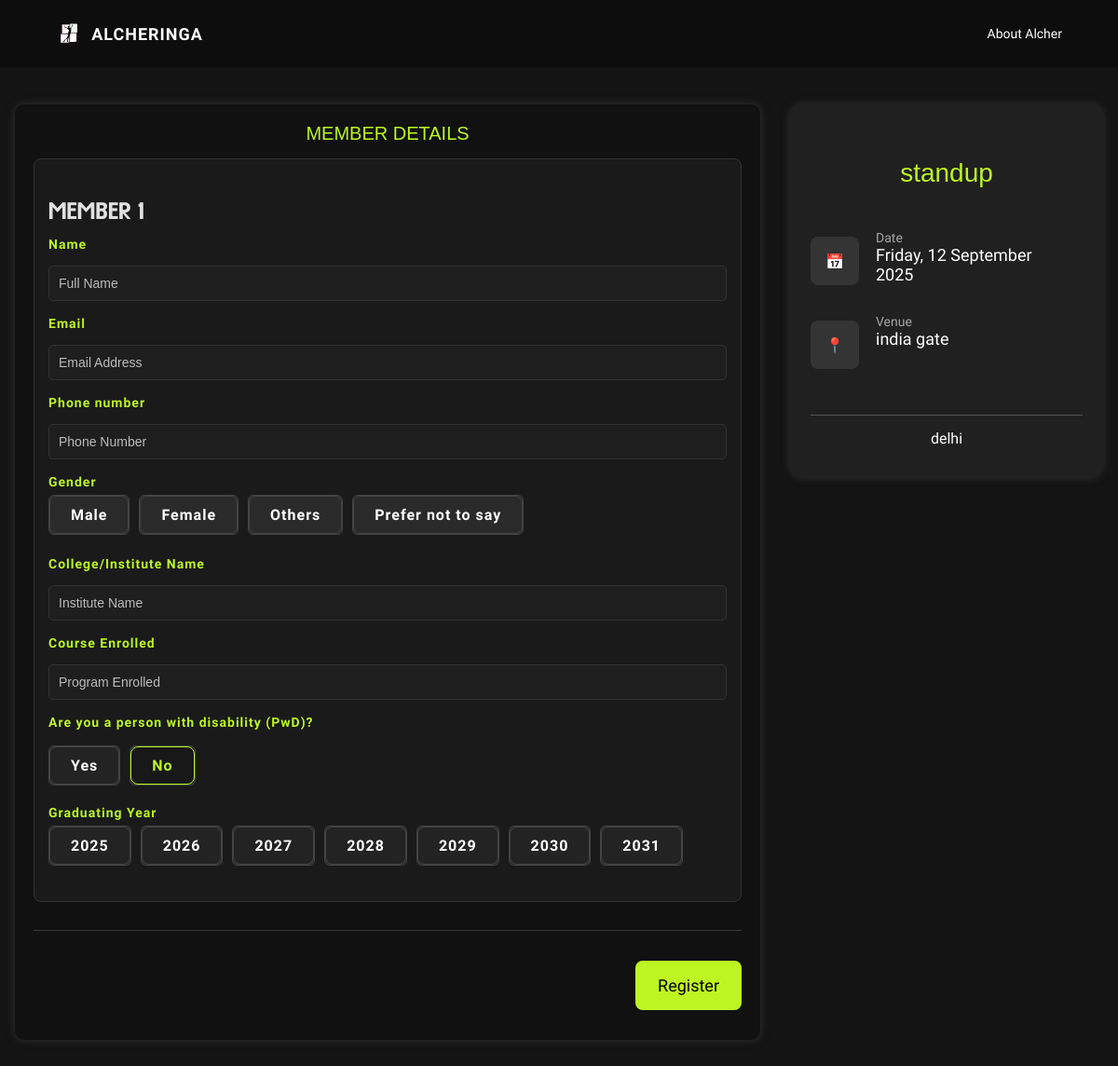
Screenshot of /competitions/delhi/standup/register with the database file from the repository.
### core/models.py (models this page shows, shortened)
class Event(models.Model):
    EVENT_TYPE_CHOICES = [
        ('solo', 'Solo'),
        ('team', 'Team'),
    ]
    name = models.CharField(max_length=200)
    event_type = models.CharField(max_length=10, choices=EVENT_TYPE_CHOICES, default='solo')
    min_participants = models.PositiveIntegerField(null=True, blank=True)
    max_participants = models.PositiveIntegerField(null=True, blank=True)
    description = models.TextField(default= "none")
    deadline = models.DateField(null=True, blank=True)
    event_date = models.DateField(null=True, blank=True)
    city = models.ForeignKey(City, on_delete=models.CASCADE, related_name='event_set', null=True, blank=True)
    image = models.ImageField(
        upload_to="image_uploads/event_pic/", default='ropar.png',null=True, blank=True,help_text="Upload an image representing this event"
    )

class City(models.Model):
    name = models.CharField(max_length=100, unique=True)
    events = models.ManyToManyField('Event', related_name='cities')
    venue = models.CharField(max_length=100, default="None")
    time = models.DateField(null=True, blank=True)
    guidelines = models.TextField(default="None")
    image = models.ImageField(
        upload_to="image_uploads/city_pic/", default='ropar.png')
    state = models.CharField(max_length=100,default='None')

### core/views.py (the view)
# urls.py: path('competitions/<str:city_name>/<str:event_name>/register', views.registrationpage, name='registrationpage'),
def registrationpage(request, city_name, event_name):
    city = get_object_or_404(City, name=city_name)
    event = get_object_or_404(Event, name=event_name)
    MemberFormSet = modelformset_factory(
        TeamMember,
        form=MemberForm,
        extra=0
    )  # Use custom form to ensure radio gender without blank option
    team_name_form = None
    team_form = None
    member_formset = None
    form = None
    if request.method == 'POST':
        if event.event_type == 'team':
            team_name_form = TeamName(request.POST)
            team_form = RegistrationForm(request.POST)
            member_formset = MemberFormSet(request.POST, prefix='members')
            print(member_formset)
            if team_name_form.is_valid() and team_form.is_valid() and member_formset.is_valid():
                team_head = team_form.save(commit=False)
                team_head.event = event
                team_head.city = city
                team_head.save()
                team_name = team_name_form.save(commit=False)
                team_name.head = team_head
                team_name.save()
                for formset_form in member_formset:
                    if formset_form.cleaned_data:
                        member = formset_form.save(commit=False)
                        member.head = team_head
                        member.team = team_name
                        member.save()
                send_mail(
                    subject='Team Registration Successful',
                    message=f'Hello {team_head.name},\n\nYou have successfully registered your team for the event "{event.name}" in {city.name}.\n\nThank you for registering!',
                    from_email=settings.EMAIL_HOST_USER,
                    recipient_list=[team_head.email],
                    fail_silently=False,
                )
                return render(request, 'core/thank_you.html')
        else:
            form = RegistrationForm(request.POST)
            if form.is_valid():
                registration = form.save(commit=False)
                registration.event = event
                registration.city = city
                registration.save()
                send_mail(
                    subject='Registration Successful',
                    message=f'Hello {registration.name},\n\nYou have successfully registered for the event "{event.name}" in {city.name}.\n\nThank you for registering!',
                    from_email=settings.EMAIL_HOST_USER,
                    recipient_list=[registration.email],
                    fail_silently=False,
                )
                return render(request, 'core/thank_you.html')
    else:
        if event.event_type == 'team':
            team_name_form = TeamName()
            team_form = RegistrationForm()
            member_formset = MemberFormSet(queryset=TeamMember.objects.none(), prefix='members')
        else:
            form = RegistrationForm()
    return render(request, 'core/register_form.html', {
        'form': form,
        'team_form': team_form,
        'team_name_form': team_name_form,
        'event': event,
        'city': city,
        'member_formset': member_formset,
        'min_participants': event.min_participants,
        'max_participants': event.max_participants,
    })

### templates/core/register_form.html (shortened to what this page needs)
{% load static %}
<!DOCTYPE html>
<html lang="en">
<head>
  <link rel="stylesheet" type="text/css" href="{% static 'core/styles.css' %}">
  <link rel="stylesheet" type="text/css" href="{% static 'core/style.css' %}">
  <link rel="stylesheet" href="{% static 'core/landing/landing.css' %}">
  <link rel="stylesheet" href="{% static 'core/landing/cfa.css' %}" />
  <link rel="stylesheet" href="https://cdn.jsdelivr.net/npm/toastify-js/src/toastify.min.css">
  <link rel="stylesheet" type="text/css" href="{% static 'core/register.css' %}">
</head>
<body>
<header class="navbar">
  <div class="navbar-header">
    <div class="navbar-left">
      <img src="{% static 'core/landing/logo.png' %}" class="logo" alt="Logo" />
      <span>ALCHERINGA</span>
    </div>
  </div>
  <div class="navbar-right" id="nav-menu">
    <a href="#about">About Alcher</a>
  </div>
</header>
<div class="page-wrap">
  <main>
    <form method="post" action="{% url 'registrationpage' city.name event.name %}" novalidate>
      <div class="card">
        <h2 class="section-title">Member Details</h2>
        <div class="member-card">
          <h3 class="member-heading">Member 1</h3>
          <div class="field">
            <label>Name</label>
            {% if event.event_type == 'team' %}
              {{ team_form.name }}
            {% else %}
              {{ form.name }}
            {% endif %}
          </div>
          <div class="field"><label>Email</label>
            {% if event.event_type == 'team' %}
              {{ team_form.email.as_widget }}
            {% else %}
              {{ form.email.as_widget }}
            {% endif %}
          </div>
          <div class="field"><label>Phone number</label>
            {% if event.event_type == 'team' %}
              {{ team_form.phone_no.as_widget }}
            {% else %}
              {{ form.phone_no.as_widget }}
            {% endif %}
          </div>
          <div class="field gender">
            <label>Gender</label>
            <div class="gender-group">
              {% if event.event_type == 'team' %}
                {% for radio in team_form.gender %}
                  <label class="gender-box">{{ radio.tag }} <span>{{ radio.choice_label }}</span></label>
                {% endfor %}
              {% else %}
                {% for radio in form.gender %}
                  <label class="gender-box">{{ radio.tag }} <span>{{ radio.choice_label }}</span></label>
                {% endfor %}
              {% endif %}
            </div>
          </div>
          <div class="field"><label>College/Institute Name</label>
            {% if event.event_type == 'team' %}
              {{ team_form.institute_name.as_widget }}
            {% else %}
              {{ form.institute_name.as_widget }}
            {% endif %}
          </div>
          <div class="field"><label>Course Enrolled</label>
            {% if event.event_type == 'team' %}
              {{ team_form.program_enrolled.as_widget }}
            {% else %}
              {{ form.program_enrolled.as_widget }}
            {% endif %}
          </div>
          <div class="field disability">
            <label>Are you a person with disability (PwD)?</label>
            <div class="disability-group">
              {% if event.event_type == 'team' %}
                {% for radio in team_form.is_disabled %}
                  <label class="disability-box">{{ radio.tag }} <span>{{ radio.choice_label }}</span></label>
                {% endfor %}
              {% else %}
                {% for radio in form.is_disabled %}
                  <label class="disability-box">{{ radio.tag }} <span>{{ radio.choice_label }}</span></label>
                {% endfor %}
              {% endif %}
            </div>
          </div>
          <div class="field year">
            <label>Graduating Year</label>
            <div class="year-group">
              {% if event.event_type == 'team' %}
                {% for radio in team_form.year_of_passing %}
                  <label class="year-box">{{ radio.tag }} <span>{{ radio.choice_label }}</span></label>
                {% endfor %}
              {% else %}
                {% for radio in form.year_of_passing %}
                  <label class="year-box">{{ radio.tag }} <span>{{ radio.choice_label }}</span></label>
                {% endfor %}
              {% endif %}
            </div>
          </div>
        </div>
        {% if event.event_type == 'team' %}
          {{ member_formset.management_form }}
          <div id="members-container">
            {% for mform in member_formset %}
            <div class="member-card" data-member-index="{{ forloop.counter }}">
              <div class="member-header">
                <h3>Member {{ forloop.counter|add:1 }}</h3>
                <button type="button" class="remove-member-btn" data-remove>
                  <i class="fas fa-trash"></i> Remove
                </button>
              </div>
              <div class="field"><label>Name</label> {{ mform.name}}</div>
              <div class="field"><label>Email</label> {{ mform.email }}</div>
              <div class="field"><label>Phone number</label> {{ mform.phone_no }}</div>
              <div class="field gender">
                <label>Gender</label>
                <div class="gender-group">
                  {% for radio in mform.gender %}
                  <label class="gender-box">{{ radio.tag }} <span>{{ radio.choice_label }}</span></label>
                  {% endfor %}
                </div>
              </div>
              <div class="field"><label>College/Institute Name</label> {{ mform.institute_name}}</div>
              <div class="field"><label>Course Enrolled</label> {{ mform.program_enrolled }}</div>
              <div class="field disability">
                <label>PwD</label>
                <div class="disability-group">
                  {% for radio in mform.is_disabled %}
                  <label class="disability-box">{{ radio.tag }} <span>{{ radio.choice_label }}</span></label>
                  {% endfor %}
                </div>
              </div>
              <div class="field year">
                <label>Graduating Year</label>
                <div class="year-group">
                  {% for radio in mform.year_of_passing %}
                  <label class="year-box">{{ radio.tag }} <span>{{ radio.choice_label }}</span></label>
                  {% endfor %}
                </div>
              </div>
            </div>
            {% endfor %}
          </div>
          <template id="empty-member-template">
            <div class="member-card" data-member-index="__NUM__">
              <div class="member-header">
                <h3>MEMBER __NUM__</h3>
                <button type="button" class="remove-member-btn" data-remove>
                  <i class="fas fa-trash"></i> Remove
                </button>
              </div>
              <div class="field"><label>Name</label> {{ member_formset.empty_form.name|safe }}</div>
              <div class="field"><label>Email</label> {{ member_formset.empty_form.email|safe }}</div>
              <div class="field"><label>Phone number</label> {{ member_formset.empty_form.phone_no|safe }}</div>
              <div class="field gender">
                <label>Gender</label>
                <div class="gender-group">
                  {% for radio in member_formset.empty_form.gender %}
                  <label class="gender-box">{{ radio.tag }} <span>{{ radio.choice_label }}</span></label>
                  {% endfor %}
                </div>
              </div>
              <div class="field"><label>College/Institute Name</label> {{ member_formset.empty_form.institute_name.as_widget|safe }}</div>
              <div class="field"><label>Course Enrolled</label> {{ member_formset.empty_form.program_enrolled.as_widget|safe }}</div>
              <div class="field disability">
                <label>PwD</label>
                <div class="disability-group">
                  {% for radio in member_formset.empty_form.is_disabled %}
                  <label class="disability-box">{{ radio.tag }} <span>{{ radio.choice_label }}</span></label>
                  {% endfor %}
                </div>
              </div>
              <div class="field year">
                <label>Graduating Year</label>
                <div class="year-group">
                  {% for radio in member_formset.empty_form.year_of_passing %}
                  <label class="year-box">{{ radio.tag }} <span>{{ radio.choice_label }}</span></label>
                  {% endfor %}
                </div>
              </div>
            </div>
          </template>
          <div class="actions">
            <button id="add-member" type="button" class="add-member-btn">
              <i class="fas fa-plus"></i> Add Member
            </button>
            <button type="submit" class="register-btn">Register</button>
          </div>
        {% else %}
          <div class="actions" style="justify-content:flex-end;">
            <button type="submit" class="register-btn">Register</button>
          </div>
        {% endif %}
      </div>
    </form>
  </main>
  <aside class="sidebar">
    <div class="card">
      <h3 class="section-title">{{ event.name }}</h3>
      <ul class="meta">
        <li>
          <div class="meta-icon">📅</div>
          <div class="meta-about"><div class="info">Date</div>{{ city.time|date:'l, d F Y' }}</div>
        </li>
        <li>
          <div class="meta-icon">📍</div>
          <div class="meta-about"><div class="info">Venue</div>{{ city.venue }}</div>
        </li>
        <div class="meta-city"><li><span>{{ city.name }}</span></li></div>
      </ul>
    </div>
  </aside>
</div>
</body>
</html>

### rows the page displays
Event: name "standup"
City: time "Friday, 12 September 2025", venue "india gate", name "delhi"

### other values shown
{{ radio.choice_label }} "Male" "Female" "Others" "Prefer not to say"
{{ radio.choice_label }} "Yes" "No"
{{ radio.choice_label }} "2025" "2026" "2027" "2028" "2029" "2030" "2031"
